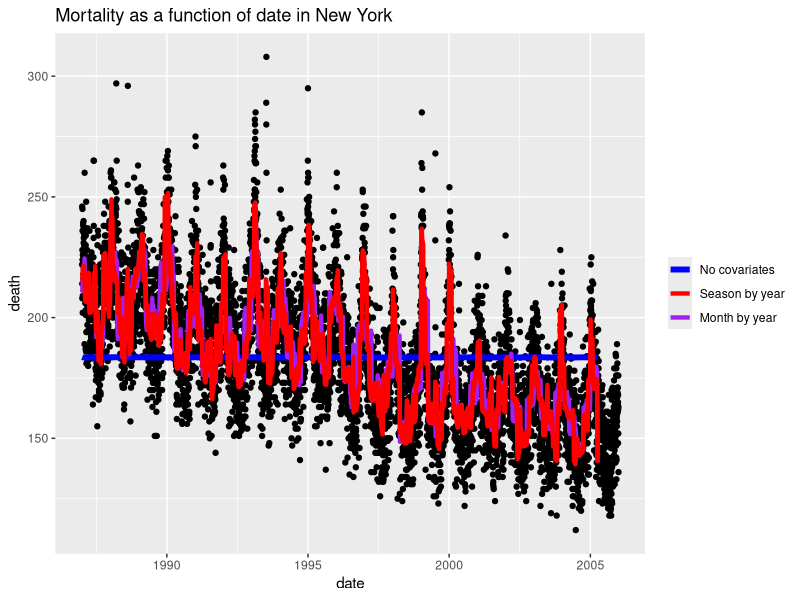
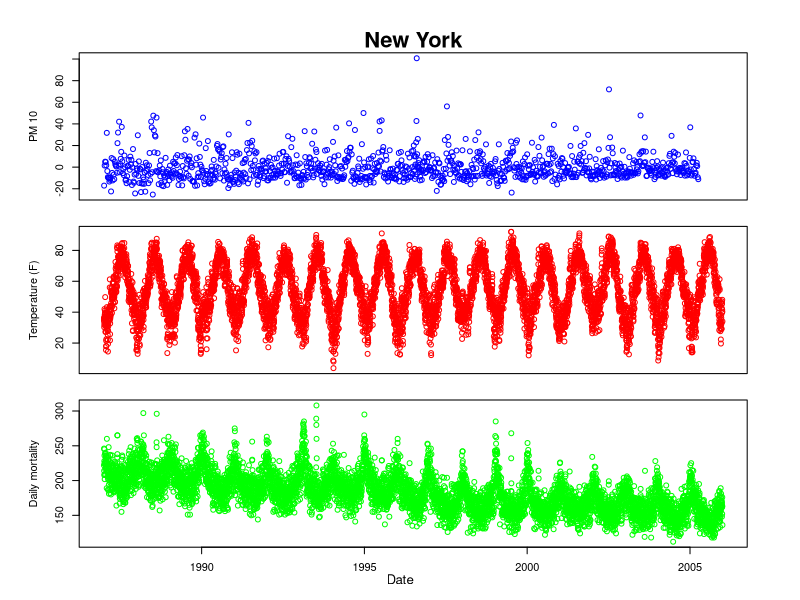
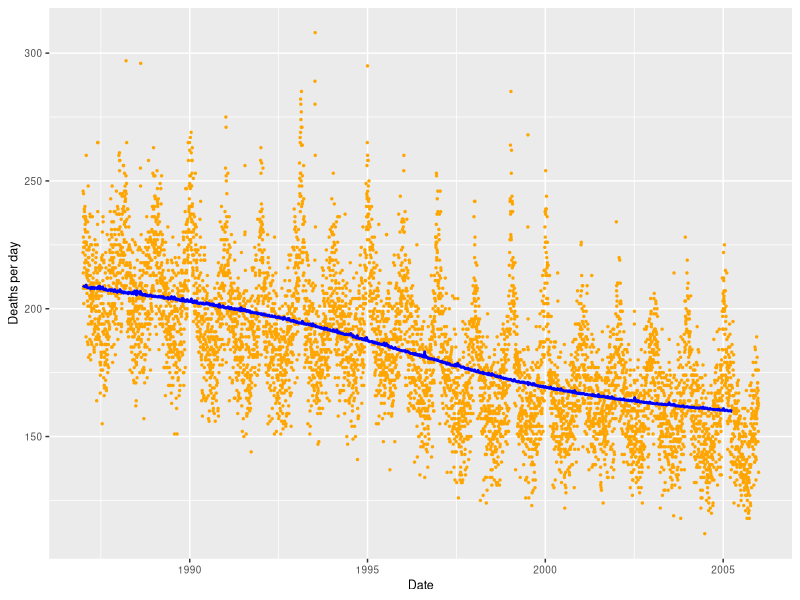

The R source for these figures, in order:
## ---- chunk 1
library(lubridate)
library(tidyverse)
library(splines)
ny.data<-read.csv("./Module2/nmmaps/ny.csv", stringsAsFactors=FALSE)
ny.data$date = ymd(ny.data$date) 
## ---- chunk 2
## run a few models 
glm.model1<-glm(death ~ pm10, data=ny.data, family=poisson, na.action=na.exclude)
pred.model1<-predict(glm.model1,type="response")

glm.model2<-glm(death ~ pm10 + season*as.factor(year(date)), data=ny.data, family=poisson, na.action=na.exclude)
pred.model2<-predict(glm.model2,type="response")

glm.model3<-glm(death ~ pm10 + as.factor(month(date))*as.factor(year(date)), data=ny.data, family=poisson, na.action=na.exclude)
pred.model3<-predict(glm.model3,type="response")


## let's just get all the data we'll need for the lines in one data frame.
## ggplot is often easier when we have all the data in one object
df <- cbind(ny.data,pred.model1,pred.model2,pred.model3)
## here we're only going to visualize when our predictions are not NA
## so let's just include those in the dataset
df <- df %>% 
  dplyr::filter(!is.na(pm10))

## be careful to make sure that colour="" is within the parentheses for aes() 
## if you want it to be included in your legend
ggplot(aes(date, death), data=ny.data) + 
  geom_point()+
  geom_line(data=df,aes(x=date, y=pred.model1, colour = "blue"), size=2) + 
  geom_line(data=df,aes(x=date, y=pred.model2, colour="red"), size=1.5) + 
  geom_line(data=df,aes(x=date, y=pred.model3, colour = "purple"), size=1.5) + 
  ggtitle("Mortality as a function of date in New York") + 
  scale_color_manual(labels=c("No covariates","Season by year", "Month by year"),values=c("blue","red","purple"))+
  theme(legend.title=element_blank())

## ---- chunk 3
par(mfrow=c(3,1), mar=c(0,4,2,2), oma=c(4,2,2,2))
plot(pm10 ~ date, data = ny.data, xaxt = "n", main = "New York", ylab="PM 10", xlab= "Date", col="blue", cex.main	=2 )
plot(tempF ~ date, data = ny.data, xaxt = "n", ylab="Temperature (F)", xlab="Date", col="red")
plot(death ~ date, data = ny.data, ylab="Daily mortality", xlab="Date", col="green")
mtext(text="Date", side=1, line=2, outer=TRUE, cex=0.8)
## ---- chunk 4
glm.predict.ns3 <- glm(death ~ pm10 + ns(date,3), data=ny.data, family=poisson, na.action=na.exclude)
ny.data$pred.ns3 <- predict(glm.predict.ns3, type="response")

ggplot(aes(date, death), data=ny.data) +
  geom_point(colour = "orange", size=0.5) +
  labs(y= "Deaths per day", x="Date") +
  theme(legend.position="none")+
  geom_line(data=ny.data[!is.na(ny.data$pred.ns3),],aes(x=date,y=pred.ns3),inherit.aes =TRUE, colour="blue", size=1) +
  theme(text = element_text(size=9)) 
## ---- chunk 5
AIC(glm.model1,glm.model2,glm.model3)
